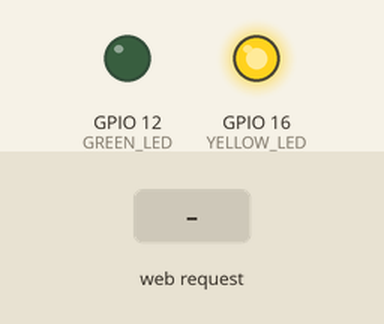
Simulated run of this sketch. Board: ESP32. Shown: output pins drawn as LEDs (lit = HIGH). The test bench sets the inputs (shaded band). WiFi joins after 1.5 s; servers stay silent unless stated.

Above: at 2.7 s.
2.8 s: HTTP request GET /HUMAN=YES received
At 4.0 s:
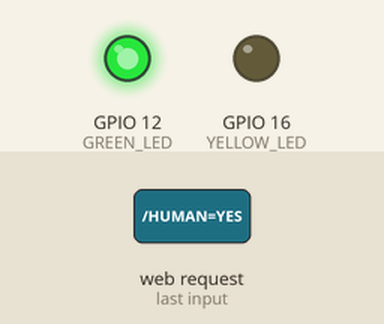
4.3 s: HTTP request GET /HUMAN=NO received
At 5.4 s:
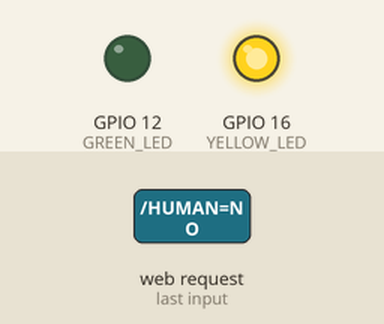
Timing chart, 0 to 7.3 s (numbered marks = the images above; inputs shaded):
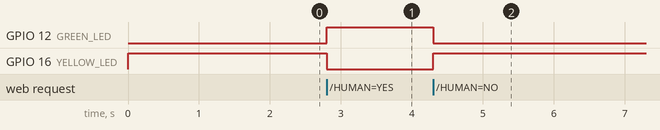

The sketch:

006_ESP32_Room_Control_Image_Processing.ino
```cpp
#include "esp_camera.h"
#include <WiFi.h>

const char* ssid = "EV_WIFI_ADINIZ";
const char* password = "EV_WIFI_SIFRENIZ";

#define GREEN_LED 12
#define YELLOW_LED 16

WiFiServer server(80);
void startCameraServer(); // Standart kamera yayını arka planda başlar (Port: 81)

void setup() {
  Serial.begin(115200);
  pinMode(GREEN_LED, OUTPUT);
  pinMode(YELLOW_LED, OUTPUT);

  // Başlangıçta sarı yansın (Odada henüz insan tespiti yok)
  digitalWrite(GREEN_LED, LOW);
  digitalWrite(YELLOW_LED, HIGH);

  WiFi.begin(ssid, password);
  while (WiFi.status() != WL_CONNECTED) { delay(500); }

  startCameraServer(); // Video yayını http://IP_ADRESINIZ:81 üzerinden akacak
  server.begin();      // Komut alma sunucusu (Port: 80)
}

void loop() {
  WiFiClient client = server.available();
  if (!client) return;

  String request = client.readStringUntil('\r');

  // Python yapay zekasından gelen komutları işle
  if (request.indexOf("/HUMAN=YES") != -1) {
    digitalWrite(GREEN_LED, HIGH);  // İnsan var -> Yeşil Aç
    digitalWrite(YELLOW_LED, LOW);   // Sarı Kapat
  }
  if (request.indexOf("/HUMAN=NO") != -1) {
    digitalWrite(GREEN_LED, LOW);   // İnsan yok -> Yeşil Kapat
    digitalWrite(YELLOW_LED, HIGH);  // Sarı Aç
  }
  client.println("HTTP/1.1 200 OK\n\n");
}
```

Measured:
- after the input at 2.8 s, GPIO 12 (GREEN_LED): LOW → HIGH at once; GPIO 16 (YELLOW_LED): HIGH → LOW at once
- after the input at 4.3 s, GPIO 12 (GREEN_LED): HIGH → LOW at once; GPIO 16 (YELLOW_LED): LOW → HIGH at once
